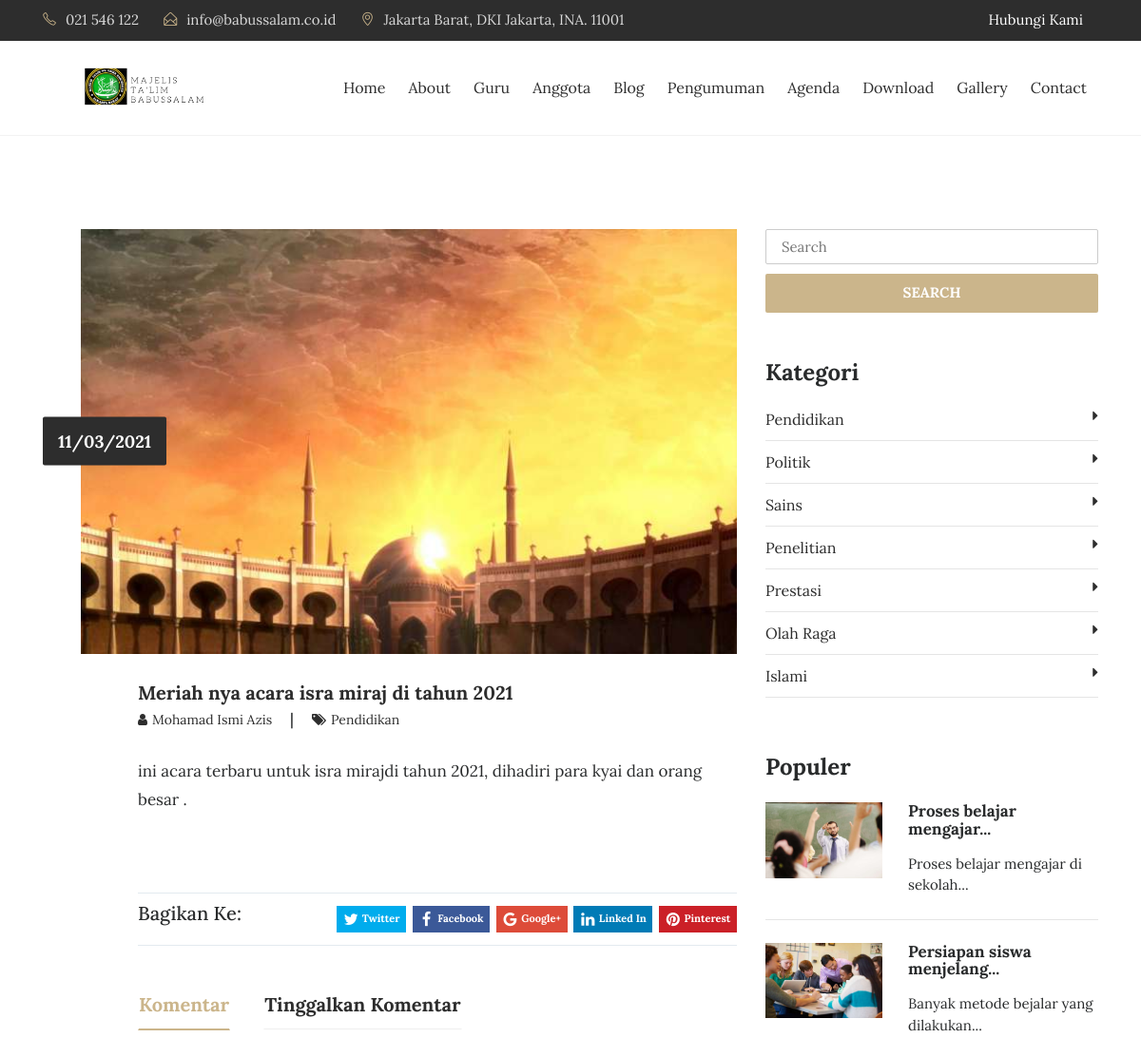
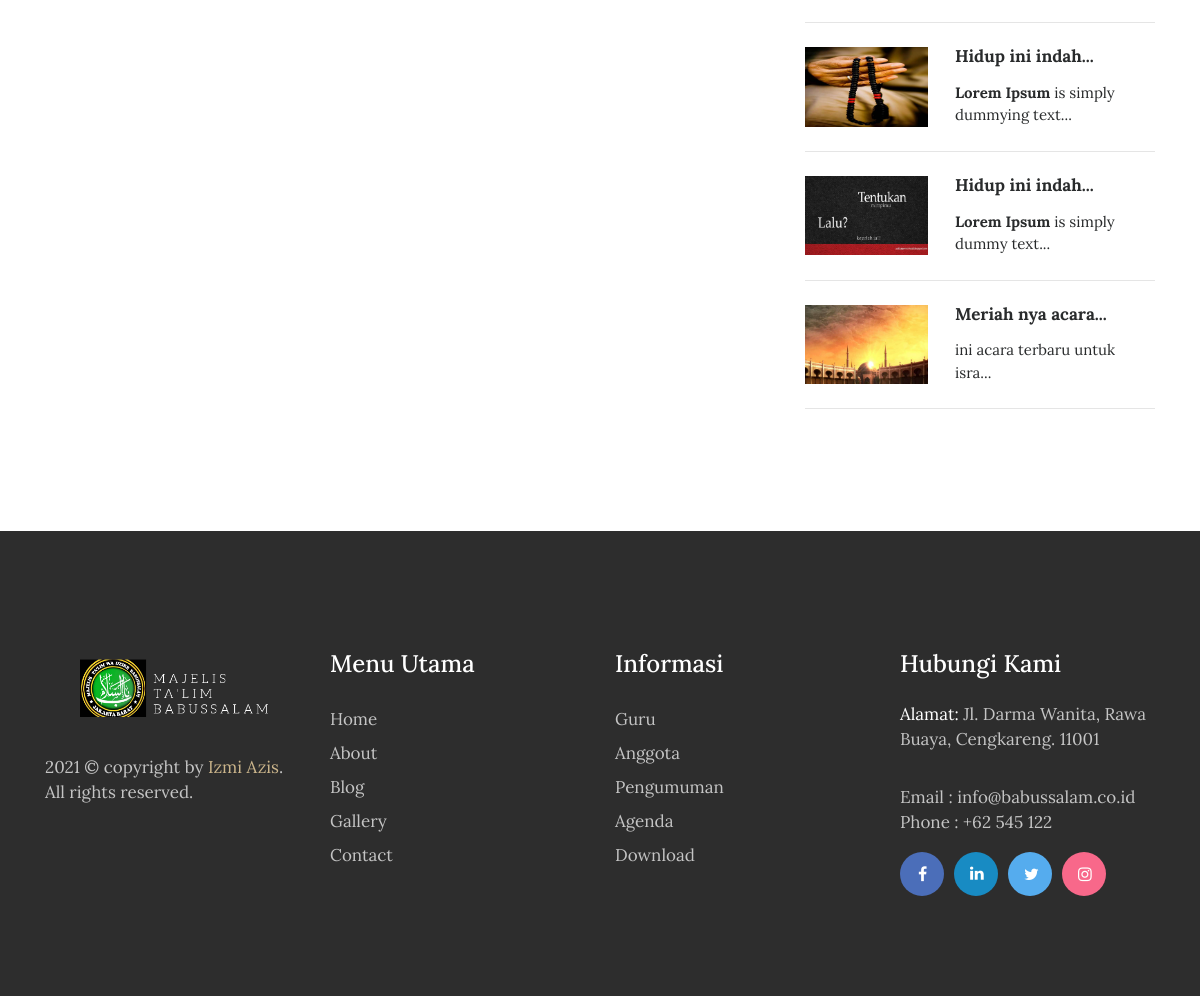
/artikel/meriah-nya-acara-isra-miraj-di-tahun-2021, run on the app's committed database (2 pictures, top to bottom).
### tables this page shows
CREATE TABLE `tbl_tulisan` (
  `tulisan_id` int(11) NOT NULL AUTO_INCREMENT,
  `tulisan_judul` varchar(100) DEFAULT NULL,
  `tulisan_isi` text,
  `tulisan_tanggal` timestamp NULL DEFAULT CURRENT_TIMESTAMP,
  `tulisan_kategori_id` int(11) DEFAULT NULL,
  `tulisan_kategori_nama` varchar(30) DEFAULT NULL,
  `tulisan_views` int(11) DEFAULT '0',
  `tulisan_gambar` varchar(40) DEFAULT NULL,
  `tulisan_pengguna_id` int(11) DEFAULT NULL,
  `tulisan_author` varchar(40) DEFAULT NULL,
  `tulisan_img_slider` int(2) NOT NULL DEFAULT '0',
  `tulisan_slug` varchar(200) DEFAULT NULL,
  `tulisan_status` varchar(10) DEFAULT '0',
  PRIMARY KEY (`tulisan_id`),
  KEY `tulisan_kategori_id` (`tulisan_kategori_id`),
  KEY `tulisan_pengguna_id` (`tulisan_pengguna_id`)
);

CREATE TABLE `tbl_kategori` (
  `kategori_id` int(11) NOT NULL AUTO_INCREMENT,
  `kategori_nama` varchar(30) DEFAULT NULL,
  `kategori_tanggal` timestamp NULL DEFAULT CURRENT_TIMESTAMP,
  PRIMARY KEY (`kategori_id`)
);

### application/controllers/Blog.php (called while the page is built, shortened)
<?php
class Blog extends CI_Controller{
	function __construct(){
		$this->load->model('m_tulisan');
		$this->load->model('m_pengunjung');
	}
	function detail($slugs){
		$slug=htmlspecialchars($slugs,ENT_QUOTES);
		$query = $this->db->get_where('tbl_tulisan', array('tulisan_slug' => $slug));
		if($query->num_rows() > 0){
			$b=$query->row_array();
			$kode=$b['tulisan_id'];
			$this->db->query("UPDATE tbl_tulisan SET tulisan_views=tulisan_views+1 WHERE tulisan_id='$kode'");
			$data=$this->m_tulisan->get_berita_by_kode($kode);
			$row=$data->row_array();
			$x['id']=$row['tulisan_id'];
			$x['title']=$row['tulisan_judul'];
			$x['image']=$row['tulisan_gambar'];
			$x['blog'] =$row['tulisan_isi'];
			$x['tanggal']=$row['tanggal'];
			$x['author']=$row['tulisan_author'];
			$x['kategori']=$row['tulisan_kategori_nama'];
			$x['slug']=$row['tulisan_slug'];
			$x['show_komentar']=$this->m_tulisan->show_komentar_by_tulisan_id($kode);
			$x['category']=$this->db->get('tbl_kategori');
			$x['populer']=$this->db->query("SELECT * FROM tbl_tulisan ORDER BY tulisan_views DESC LIMIT 5");
			$this->load->view('depan/v_blog_detail',$x);
		}else{
			redirect('artikel');
		}
	}
}

### index.php (called while the page is built, shortened)
<?php
require_once BASEPATH.'core/CodeIgniter.php';

### application/models/M_tulisan.php (called while the page is built, shortened)
<?php
class M_tulisan extends CI_Model{
	function get_berita_by_kode($kode){
		$hsl=$this->db->query("SELECT tbl_tulisan.*,DATE_FORMAT(tulisan_tanggal,'%d/%m/%Y') AS tanggal FROM tbl_tulisan where tulisan_id='$kode'");
		return $hsl;
	}
}

### application/views/depan/v_blog_detail.php (the view, shortened to what this page needs)
<!DOCTYPE html>
<html lang="en">
<head>
    <?php
        function limit_words($string, $word_limit){
            $words = explode(" ",$string);
            return implode(" ",array_splice($words,0,$word_limit));
        }
    ?>
</head>
<body>
<section class="blog-wrap">
    <div class="container">
        <div class="row">
            <div class="col-md-8">
                <div class="blog-img_block">
                    <img src="<?php echo base_url().'assets/images/'.$image?>" class="img-fluid" alt="blog-img">
                    <div class="blog-date">
                        <span><?php echo $tanggal;?></span>
                    </div>
                </div>
                <div class="blog-tiltle_block">
                    <h4><a href="<?php echo site_url('artikel/'.$slug);?>"><?php echo $title;?></a></h4>
                    <h6> <a href="#"><i class="fa fa-user" aria-hidden="true"></i><span><?php echo $author;?></span> </a>  |   <a href="#"><i class="fa fa-tags" aria-hidden="true"></i><span><?php echo $kategori;?></span></a></h6>
                    <?php echo $blog;?>
                </div>
                <div class="blog-tiltle_block">
                    <div class="blog-icons">
                        <div class="blog-share_block">
                          <div class="pull-left"><h5>Bagikan Ke:</h5></div>
                          <div class="sharePopup"></div>
                        </div>
                    </div>
                    <ul class="nav nav-tabs blogpost-tab-wrap" role="tablist">
                        <li class="nav-item blogpost-nav-tab">
                            <a class="nav-link active" data-toggle="tab" href="#comments" role="tab">Komentar</a>
                        </li>
                        <li class="nav-item blogpost-nav-tab">
                            <a class="nav-link" data-toggle="tab" href="#write-comment" role="tab">Tinggalkan Komentar</a>
                        </li>
                    </ul>
                    <div class="clearfix"></div>
                </div>
            </div>
            <div class="col-md-4">
              <form action="<?php echo site_url('blog/search');?>" method="get">
                  <input type="text" name="keyword" placeholder="Search" class="blog-search" required>
                  <button type="submit" class="btn btn-warning btn-blogsearch">SEARCH</button>
              </form>
                <div class="blog-category_block">
                    <h3>Kategori</h3>
                    <ul>
                      <?php foreach ($category->result() as $row) : ?>
                        <li><a href="<?php echo site_url('blog/kategori/'.str_replace(" ","-",$row->kategori_nama));?>"><?php echo $row->kategori_nama;?><i class="fa fa-caret-right" aria-hidden="true"></i></a></li>
                      <?php endforeach;?>
                    </ul>
                </div>
                <div class="blog-featured_post">
                    <h3>Populer</h3>
                  <?php foreach ($populer->result() as $row) :?>
                    <div class="blog-featured-img_block">
                        <img width="35%" src="<?php echo base_url().'assets/images/'.$row->tulisan_gambar;?>" class="img-fluid" alt="blog-featured-img">
                        <h5><a href="<?php echo site_url('artikel/'.$row->tulisan_slug);?>"><?php echo limit_words($row->tulisan_judul,3).'...';?></a></h5>
                        <p><?php echo limit_words($row->tulisan_isi,5).'...';?></p>
                    </div>
                    <hr>
                  <?php endforeach;?>
                </div>
            </div>
        </div>
    </div>
</section>
    </body>
    </html>

### application/views/depan/v_blog_detail.php (style rules this page uses)
.sharePopup { font-size: 11px; }

### data on the page
tbl_tulisan: tulisan_gambar (picture), tulisan_judul "Meriah nya acara isra miraj di tahun 2021", tulisan_author "Mohamad Ismi Azis", tulisan_kategori_nama "Pendidikan", tulisan_isi "ini acara terbaru untuk isra mirajdi tahun 2021, dihadiri para kyai dan orang besar .", tulisan_judul "Meriah nya acara", tulisan_isi "ini acara terbaru untuk isra"
tbl_kategori: kategori_nama "Pendidikan"
tbl_kategori: kategori_nama "Politik"
tbl_kategori: kategori_nama "Sains"
tbl_kategori: kategori_nama "Penelitian"
tbl_kategori: kategori_nama "Prestasi"
tbl_kategori: kategori_nama "Olah Raga"
tbl_kategori: kategori_nama "Islami"
tbl_tulisan: tulisan_gambar (picture), tulisan_judul "Proses belajar mengajar", tulisan_isi "Proses belajar mengajar di sekolah"
tbl_tulisan: tulisan_gambar (picture), tulisan_judul "Persiapan siswa menjelang", tulisan_isi "Banyak metode bejalar yang dilakukan"
tbl_tulisan: tulisan_gambar (picture), tulisan_judul "Hidup ini indah", tulisan_isi "Lorem Ipsum is simply dummying text"
tbl_tulisan: tulisan_gambar (picture), tulisan_judul "Hidup ini indah", tulisan_isi "Lorem Ipsum is simply dummy text"

### other printed values
$tanggal "11/03/2021"
